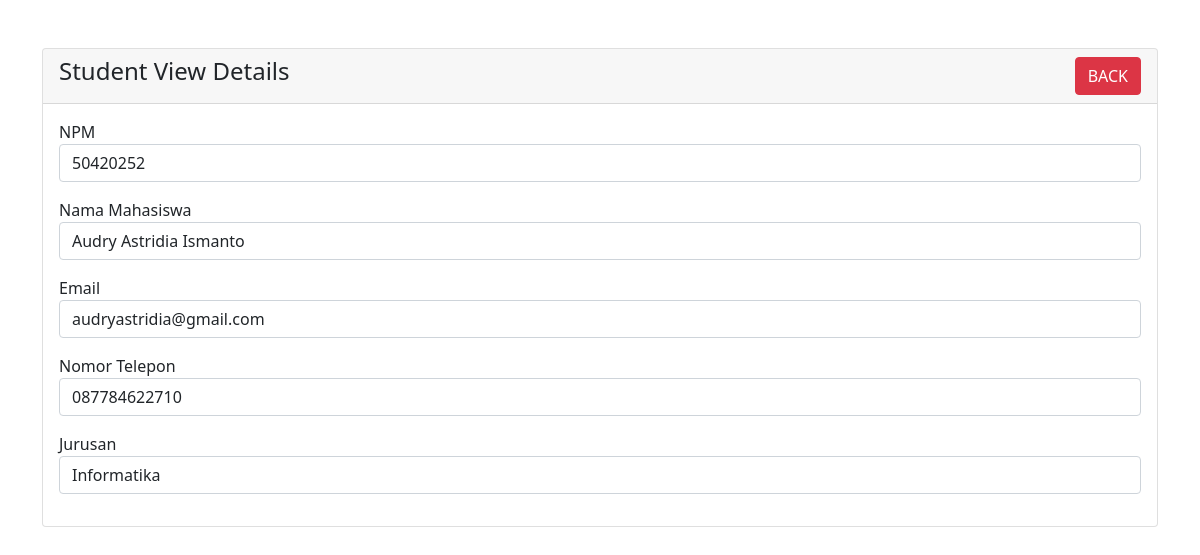
Page /PWEB_CRUD/student_view.php?npm=50420252 on the committed database.
### tables this page shows
CREATE TABLE `mahasiswa` (
  `npm` int(11) NOT NULL,
  `nama` varchar(30) NOT NULL,
  `email` varchar(30) NOT NULL,
  `notelp` varchar(13) NOT NULL,
  `jurusan` varchar(50) NOT NULL
);

### PWEB_CRUD/student_view.php (the view, shortened to what this page needs)
<?php
require 'dbcon.php';
?>
<!doctype html>
<html lang="en">
  <head>
    <link href="https://cdn.jsdelivr.net/npm/bootstrap@5.1.3/dist/css/bootstrap.min.css" rel="stylesheet">
</head>
<body>
    <div class="container mt-5">
        <div class="row">
            <div class="col-md-12">
                <div class="card">
                    <div class="card-header">
                        <h4>Student View Details
                            <a href="index.php" class="btn btn-danger float-end">BACK</a>
                        </h4>
                    </div>
                    <div class="card-body">
                        <?php
                        if(isset($_GET['npm']))
                        {
                            $mhs_npm = mysqli_real_escape_string($con, $_GET['npm']);
                            $query = "SELECT * FROM mahasiswa WHERE npm='$mhs_npm' ";
                            $query_run = mysqli_query($con, $query);
                            if(mysqli_num_rows($query_run) > 0)
                            {
                                $mhs = mysqli_fetch_array($query_run);
                                ?>
                                    <div class="mb-3">
                                        <label>NPM</label>
                                        <p class="form-control">
                                            <?=$mhs['npm'];?>
                                        </p>
                                    <div class="mb-3">
                                        <label>Nama Mahasiswa</label>
                                        <p class="form-control">
                                            <?=$mhs['nama'];?>
                                        </p>
                                    </div>
                                    <div class="mb-3">
                                        <label>Email</label>
                                        <p class="form-control">
                                            <?=$mhs['email'];?>
                                        </p>
                                    </div>
                                    <div class="mb-3">
                                        <label>Nomor Telepon</label>
                                        <p class="form-control">
                                            <?=$mhs['notelp'];?>
                                        </p>
                                    </div>
                                    <div class="mb-3">
                                        <label>Jurusan</label>
                                        <p class="form-control">
                                            <?=$mhs['jurusan'];?>
                                        </p>
                                    </div>
                                <?php
                            }
                            else
                            {
                                echo "<h4>No Such NPM Found</h4>";
                            }
                        }
                        ?>
                    </div>
                </div>
            </div>
        </div>
    </div>
</body>
</html>

### rows in the picture
mahasiswa: npm "50420252", nama "Audry Astridia Ismanto", email "audryastridia@gmail.com", notelp "087784622710", jurusan "Informatika"
